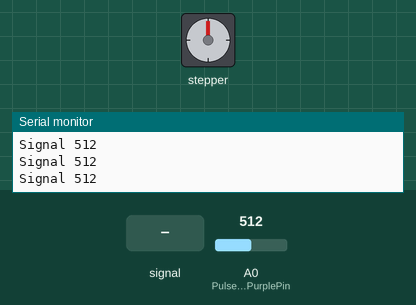
This sketch was run on a simulated Arduino Uno, built with avr-gcc and run on an emulated ATmega328P. Parts: stepper motor, the last lines printed to the serial monitor. The test bench sets the inputs (shaded band); at power-on: A0 (PulseSensorPurplePin) = 512. Stepper angles assume 1500 steps per turn.

Above: at 1.2 s.
1.3 s: A0 (PulseSensorPurplePin) fed a 200 Hz sine of ±255 counts around its level
At 2.0 s:
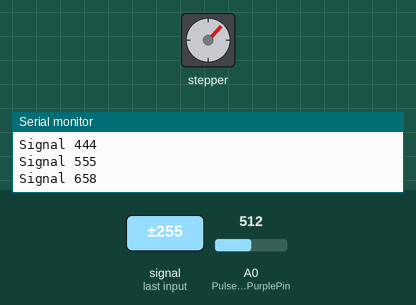
At 3.49 s:
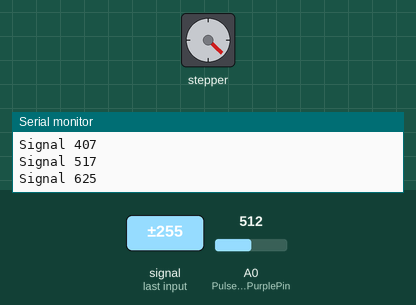
4.3 s: A0 (PulseSensorPurplePin) fed a 1000 Hz sine of ±255 counts around its level
7.3 s: A0 (PulseSensorPurplePin) fed a 200 Hz sine of ±255 counts around its level
10.3 s: A0 (PulseSensorPurplePin) set to 610
At 10.3 s:
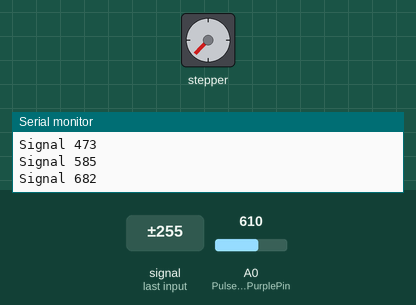
11.8 s: A0 (PulseSensorPurplePin) set to 590
13.3 s: A0 (PulseSensorPurplePin) set to 609
At 14.3 s:
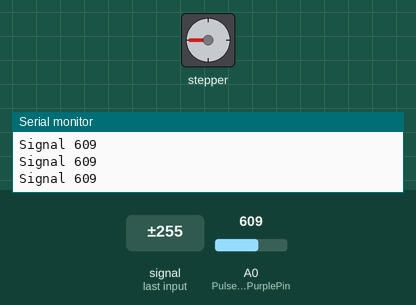
Timing chart, 0 to 16.1 s (numbered marks = the images above; inputs shaded):
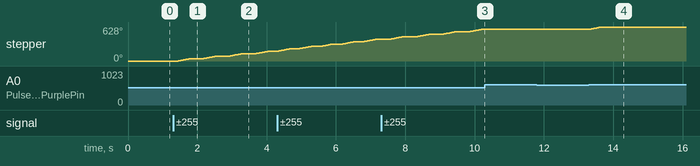

The sketch:

RoughDraft.ino
```cpp
// Includes the Arduino Stepper Library
#include <Stepper.h>

// Variables for the Pulse Sensor
int PulseSensorPurplePin = 0;  // Pulse Sensor PURPLE WIRE connected to ANALOG PIN 0
int Signal;                    // Holds the incoming raw data from the Pulse Sensor
int Threshold = 600;           // Threshold to detect a heartbeat
int lastSignal = 0;            // To store the previous signal value

// Stepper motor setup
const int stepsPerRevolution = 1500;  // Number of steps per full rotation for your motor
Stepper myStepper = Stepper(stepsPerRevolution, 8, 10, 9, 11);  // Pins for the stepper motor

void setup() {
  Serial.begin(115200);        // Sets up Serial Communication at 115200 baud rate
  myStepper.setSpeed(20);      // Set the speed of the stepper motor (20 RPM)
}

void loop() {
  Signal = analogRead(PulseSensorPurplePin);  // Read the Pulse Sensor's value

  Serial.println("Signal " + String(Signal)); // Print the signal to the Serial Monitor (optional for debugging)

  // Detect heartbeat only on the rising edge (when the signal crosses the threshold upward)
  if (Signal > Threshold && lastSignal < Threshold) {
    myStepper.step(stepsPerRevolution / 8);  // Move the stepper motor 1/8th of a revolution
    delay(200);  // Small delay to avoid multiple triggers for one heartbeat
  }

  // Store the current signal as the last signal for the next loop iteration
  lastSignal = Signal;

  delay(20);  // Wait for a short time before the next loop iteration
}
```

Measured:
- after the input at 1.3 s, stepper: keeps turning clockwise at about 69°/s, starting after 0.15 s
- after the input at 10.3 s, stepper: stops changing and stays 583°
- after the input at 13.3 s, stepper: turns 45° clockwise in 0.36 s, starting at once
